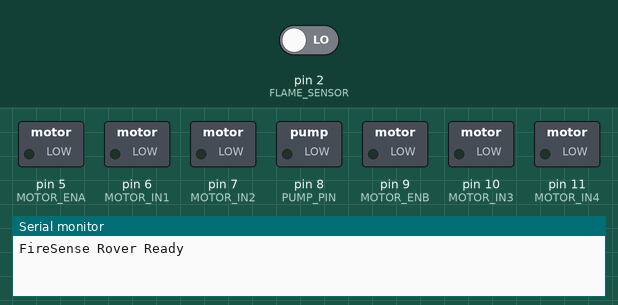
Bench run of a sketch on a simulated Arduino Uno, built with avr-gcc and run on an emulated ATmega328P. Parts: switched loads named in the sketch (green lamp = pin HIGH), the last lines printed to the serial monitor. The test bench sets the inputs (shaded band); at power-on: pin 2 (FLAME_SENSOR) LOW.

Above: at 1.2 s.
1.3 s: pin 2 (FLAME_SENSOR) driven HIGH
At 2.4 s:
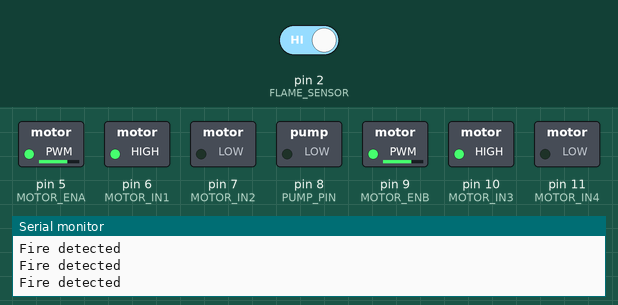
Timing chart, 0 to 4.3 s (numbered marks = the images above; inputs shaded):
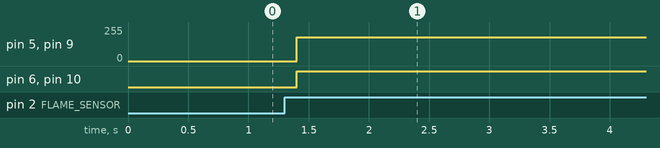

Measured:
- after the input at 1.3 s, pin 5 (MOTOR_ENA), pin 9 (MOTOR_ENB): 0/255 → 180/255 after 0.10 s; pin 6 (MOTOR_IN1), pin 10 (MOTOR_IN3): LOW → HIGH after 0.10 s

The sketch:

arduino_fire_rover.ino
```cpp
/*
 * FireSense Rover - Arduino Uno.
 * Educational starter code.
 * Verify all GPIO assignments with the final circuit.
 */

const int FLAME_SENSOR = 2;
const int PUMP_PIN = 8;

const int MOTOR_ENA = 5;
const int MOTOR_IN1 = 6;
const int MOTOR_IN2 = 7;

const int MOTOR_ENB = 9;
const int MOTOR_IN3 = 10;
const int MOTOR_IN4 = 11;

void setup()
{
    Serial.begin(9600);

    pinMode(FLAME_SENSOR, INPUT);
    pinMode(PUMP_PIN, OUTPUT);

    pinMode(MOTOR_ENA, OUTPUT);
    pinMode(MOTOR_IN1, OUTPUT);
    pinMode(MOTOR_IN2, OUTPUT);

    pinMode(MOTOR_ENB, OUTPUT);
    pinMode(MOTOR_IN3, OUTPUT);
    pinMode(MOTOR_IN4, OUTPUT);

    digitalWrite(PUMP_PIN, LOW);
    stopRover();

    Serial.println("FireSense Rover Ready");
}

void loop()
{
    int fireDetected = digitalRead(FLAME_SENSOR);

    if (fireDetected == HIGH)
    {
        Serial.println("Fire detected");
        moveForward();

        // Add final navigation and servo-control logic here.
        // startPump();
    }
    else
    {
        stopRover();
        digitalWrite(PUMP_PIN, LOW);
    }

    delay(200);
}

void moveForward()
{
    analogWrite(MOTOR_ENA, 180);
    analogWrite(MOTOR_ENB, 180);

    digitalWrite(MOTOR_IN1, HIGH);
    digitalWrite(MOTOR_IN2, LOW);

    digitalWrite(MOTOR_IN3, HIGH);
    digitalWrite(MOTOR_IN4, LOW);
}

void stopRover()
{
    analogWrite(MOTOR_ENA, 0);
    analogWrite(MOTOR_ENB, 0);

    digitalWrite(MOTOR_IN1, LOW);
    digitalWrite(MOTOR_IN2, LOW);

    digitalWrite(MOTOR_IN3, LOW);
    digitalWrite(MOTOR_IN4, LOW);
}

void startPump()
{
    digitalWrite(PUMP_PIN, HIGH);
}
```
